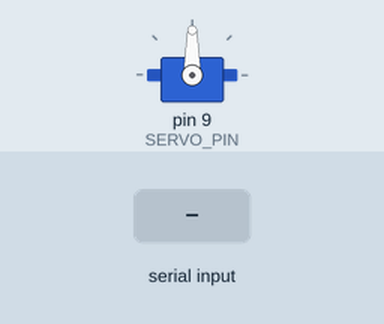
Simulated run of this sketch. Board: Arduino Uno, built with avr-gcc and run on an emulated ATmega328P. Shown: servo. Inputs (shaded band) come from the test bench. EEPROM starts erased; what the sketch prints to the serial monitor is not drawn.

Above: at 1.2 s.
1.3 s: "CLOSE\n" received over Serial
At 2.2 s:
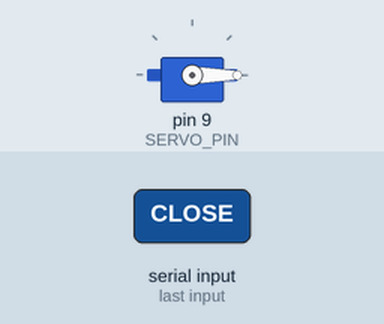
Timing chart, 0 to 8.8 s (numbered marks = the images above; inputs shaded):
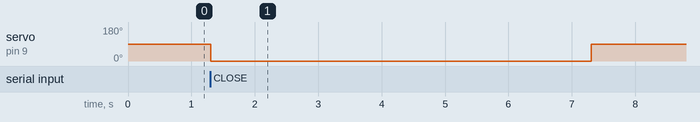

The sketch:

locker.ino
```cpp
#include <Servo.h>
#include <EEPROM.h>

Servo lockServo;

const int SERVO_PIN        = 9;
const int MOVE_DELAY       = 6000;
const int EEPROM_STATE_ADDR = 0;

const int SERVO_STOP       = 90;
const int SERVO_OPEN_DIR   = 180;  // Continuous rotation - open direction
const int SERVO_CLOSE_DIR  = 0;    // Continuous rotation - close direction

bool isLocked = true;

void setup() {
  Serial.begin(9600);
  lockServo.attach(SERVO_PIN);

  // Stop the servo immediately on boot - do NOT restore position
  lockServo.write(SERVO_STOP);

  // Read last known state from EEPROM
  byte savedState = EEPROM.read(EEPROM_STATE_ADDR);

  // If value is invalid (fresh EEPROM = 255), default to unlocked
  if (savedState != 0 && savedState != 1) {
    savedState = 0;
  }

  isLocked = (savedState == 1);

  Serial.println(isLocked ? "STATE:LOCKED" : "STATE:UNLOCKED");
}

void loop() {
  if (Serial.available() > 0) {
    String command = Serial.readStringUntil('\n');
    command.trim();

    if (command == "OPEN" && isLocked) {
      openLock();
    } else if (command == "CLOSE" && !isLocked) {
      closeLock();
    } else if (command == "STATUS") {
      Serial.println(isLocked ? "STATE:LOCKED" : "STATE:UNLOCKED");
    }
  }
}

void openLock() {
  lockServo.write(SERVO_OPEN_DIR);      // Rotate in open direction
  delay(MOVE_DELAY);
  lockServo.write(SERVO_STOP);          // Stop after 6 seconds
  isLocked = false;
  EEPROM.update(EEPROM_STATE_ADDR, 0);  // Save unlocked state
  Serial.println("OPENED");
}

void closeLock() {
  lockServo.write(SERVO_CLOSE_DIR);     // Rotate in close direction
  delay(MOVE_DELAY);
  lockServo.write(SERVO_STOP);          // Stop after 6 seconds
  isLocked = true;
  EEPROM.update(EEPROM_STATE_ADDR, 1);  // Save locked state
  Serial.println("CLOSED");
}
```

Measured:
- after the input at 1.3 s, servo on pin 9 (SERVO_PIN): 90° → 0° at once, → 90° 6.0 s later
